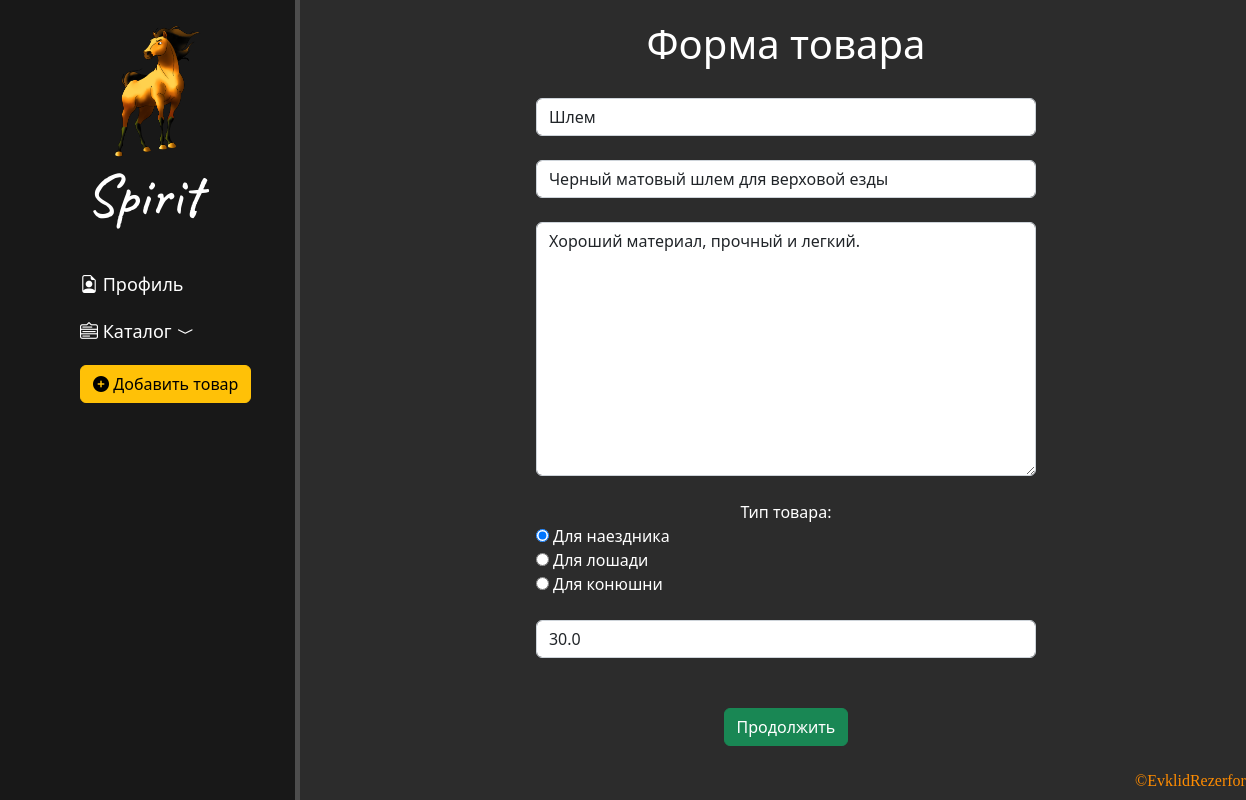
Screenshot of /11/update (signed in) with the database file from the repository.
### main/models.py (models this page shows, shortened)
class Thing(models.Model):
    title = models.CharField('название', max_length=30)
    description = models.CharField('описание', max_length=50)
    inform = models.TextField('описание', max_length=2000)
    typeData = models.CharField('тип товара', max_length=50)
    date = models.DateTimeField('дата публикации', auto_now=True)
    cost = models.FloatField('цена')

### main/views.py (the view)
# urls.py: path('<int:pk>/update', MyUpdate.as_view(), name='dinamic-up'),
@method_decorator(user_passes_test(lambda u: u.is_superuser), name='dispatch')
class MyUpdate(UpdateView):
    model = Thing
    template_name = 'main/create.html'
    context_object_name = 'keyy'
    form_class = ThingForm
    success_url = 'add_pic'
    def dispatch(self, request, *args, **kwargs):
        id = kwargs.get('pk') or request.POST.get('id')
        try:
            thing = Thing.objects.get(pk=id)
        except Thing.DoesNotExist:
            return redirect('/')
        return super().dispatch(request, *args, **kwargs)

### main/forms.py
class ThingForm(ModelForm):
    typeData = forms.ChoiceField(choices=(("rider", "Для наездника"), ("horse", "Для лошади"), ("stable", "Для конюшни")), widget=RadioSelect())
    class Meta:
        model = Thing
        fields = ['title', 'description', 'inform', 'typeData', 'cost']
        widgets = {
            'title': TextInput(attrs={
                'class': 'form-control',
                'placeholder': 'название товара',
            }),
            'description': TextInput(attrs={
                'class': 'form-control',
                'placeholder': 'краткое описание товара',
            }),
            'inform': Textarea(attrs={
                'class': 'form-control',
                'placeholder': 'описание товара',
            }),
            'cost': TextInput(attrs={
                'class': 'form-control',
                'placeholder': 'цена товара',
            }),
        }

### main/templates/main/create.html (shortened to what this page needs)
{% extends 'main/patt.html'%}
{% block content %}
        <h1>Форма товара</h1>
        <form method="post" enctype="multipart/form-data">
            {{ form.title }}<br>
            {{ form.description }}<br>
            {{ form.inform }}<br>
            <span>Тип товара:</span>
            {{ form.typeData }}<br>
            {{ form.cost }}<br>
            <div class="form-error">{{ form.cost.errors }}<br></div>
            <button class="btn btn-success" type="submit">Продолжить</button>
        </form>
{% endblock %}

### main/static/main/css/main.css (style rules this page uses)
body { background: #2c2c2c; }
main form, h1 { margin: 10px auto; width: 500px; }
main h1 { margin-bottom: 30px; }
.form-error { text-align: center; color: red; font-size: 17px; }
#id_typeData div { text-align: left; }

### rows the page displays
Thing: title "Шлем", description "Черный матовый шлем для верховой езды", inform "Хороший материал, прочный и легкий.", typeData "☑ Для наездника ☐ Для лошади ☐ Для конюшни", cost "30.0"
